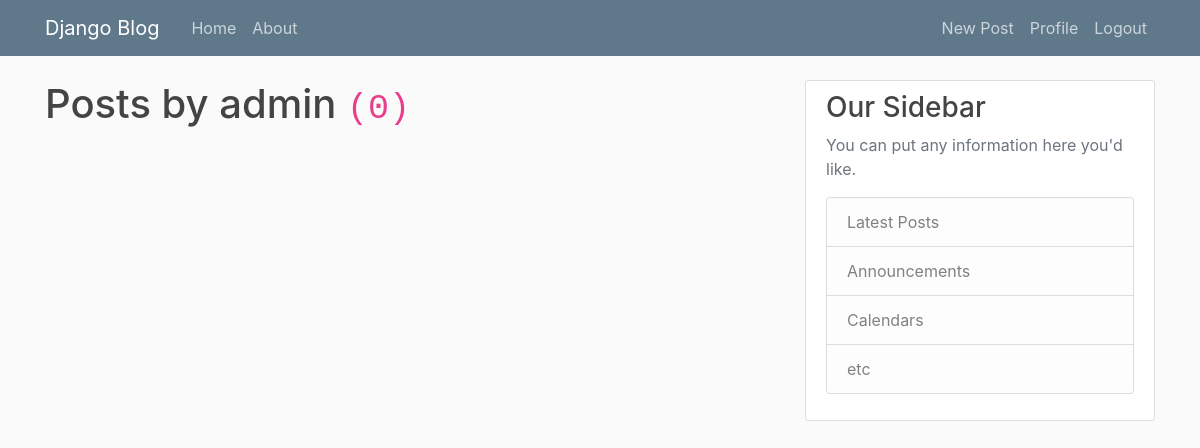
Before: /users/admin (signed in) with the older database file.
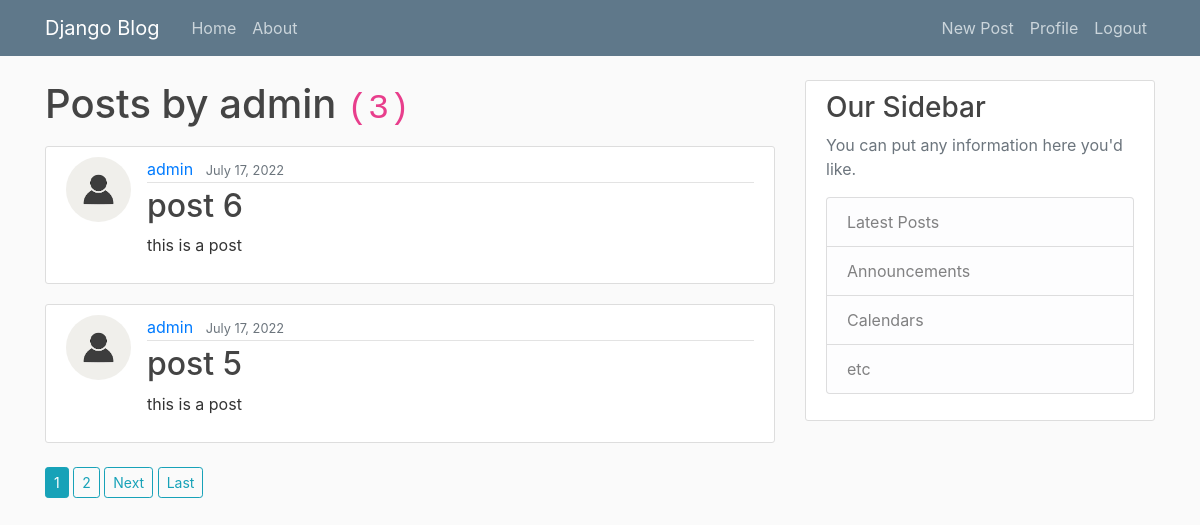
After: the same page with the newer database file.
### blog/models.py (models this page shows, shortened)
class Post(models.Model):
    title = models.CharField(max_length=100)
    content = models.TextField()
    date_posted = models.DateTimeField(default=timezone.now)
    author = models.ForeignKey(User, on_delete=models.CASCADE)

### users/models.py (models this page shows, shortened)
class Profile(models.Model):
    user = models.OneToOneField(User, on_delete=models.CASCADE)
    image = models.ImageField(upload_to='profile_pics', default='default.png')

### blog/views.py (the view)
# urls.py: path("users/<str:username>", UserPostListView.as_view(), name='user-posts'),
class UserPostListView(LoginRequiredMixin, ListView):
    model = Post
    template_name = 'blog/user_posts.html'
    context_object_name = 'posts'
    paginate_by = 2
    def get_queryset(self):
        user = get_object_or_404(User, username=self.kwargs.get('username'))
        return Post.objects.filter(author=user).order_by('-date_posted')

### blog/templates/blog/user_posts.html (shortened to what this page needs)
{% extends "blog/base.html" %}
{% block content %}
    <h1 class="mb-3">Posts by {{ view.kwargs.username }} <code>({{ page_obj.paginator.count }})</code></h1>
    {% for post in posts %}
        <article class="media content-section">
        <img class="rounded-circle article-img" src="{{ post.author.profile.image.url }}" alt="author-profile">
        <div class="media-body">
            <div class="article-metadata">
            <a class="mr-2" href="{% url 'user-posts' post.author.username %}">{{ post.author }}</a>
            <small class="text-muted">{{ post.date_posted | date:"F d, Y" }}</small>
            </div>
            <h2><a class="article-title" href="{% url 'post-detail' post.id %}">{{ post.title }}</a></h2>
            <p class="article-content">{{ post.content }}</p>
        </div>
        </article>
    {% endfor %}
    {% if is_paginated %}
        {% for num in page_obj.paginator.page_range %}
            {% if page_obj.number == num %}
                <a class="btn btn-sm btn-info mb-1 mt-1" href="?page={{ num }}">{{ num }}</a>
            {% elif num > page_obj.number|add:'-3' and num < page_obj.number|add:'3' %}
                <a class="btn btn-sm btn-outline-info mb-1 mt-1" href="?page={{ num }}">{{ num }}</a>
            {% endif %}
        {% endfor %}
        {% if page_obj.has_next %}
            <a class="btn btn-sm btn-outline-info mb-1 mt-1" href="?page={{ page_obj.next_page_number }}">Next</a>
            <a class="btn btn-sm btn-outline-info mb-1 mt-1" href="?page={{ page_obj.paginator.num_pages }}">Last</a>
        {% endif %}
    {% endif %}
{% endblock content %}

### blog/templates/blog/base.html (shortened to what this page needs)
{% load static %}
<!DOCTYPE html>
<html>
<head>
    <link rel="stylesheet" href="https://maxcdn.bootstrapcdn.com/bootstrap/4.0.0/css/bootstrap.min.css">
    <link rel="stylesheet" type="text/css" href="{% static 'blog/main.css' %}">
</head>
<body>
    <header class="site-header">
      <nav class="navbar navbar-expand-md navbar-dark bg-steel fixed-top">
        <div class="container">
          <a class="navbar-brand mr-4" href="{% url 'blog-home' %}">Django Blog</a>
          <div class="collapse navbar-collapse" id="navbarToggle">
            <div class="navbar-nav mr-auto">
              <a class="nav-item nav-link" href="{% url 'blog-home' %}">Home</a>
              <a class="nav-item nav-link" href="{% url 'blog-about' %}">About</a>
            </div>
            <div class="navbar-nav">
              {% if user.is_authenticated %}
                <a class="nav-item nav-link" href="{% url 'post-create' %}">New Post</a>
                <a class="nav-item nav-link" href="{% url 'profile' %}">Profile</a>
                <a class="nav-item nav-link" href="{% url 'logout' %}">Logout</a>
              {% else %}
                <a class="nav-item nav-link" href="{% url 'login' %}">Login</a>
                <a class="nav-item nav-link" href="{% url 'register' %}">Register</a>
              {% endif %}
            </div>
          </div>
        </div>
      </nav>
    </header>
    <main role="main" class="container">
      <div class="row">
        <div class="col-md-8">
          {% block content %}{% endblock %}
        </div>
        <div class="col-md-4">
          <div class="content-section">
            <h3>Our Sidebar</h3>
            <p class='text-muted'>You can put any information here you'd like.
              <ul class="list-group">
                <li class="list-group-item list-group-item-light">Latest Posts</li>
                <li class="list-group-item list-group-item-light">Announcements</li>
                <li class="list-group-item list-group-item-light">Calendars</li>
                <li class="list-group-item list-group-item-light">etc</li>
              </ul>
            </p>
          </div>
        </div>
      </div>
    </main>
</body>
</html>

### blog/static/blog/main.css (style rules this page uses)
body { background: #fafafa; color: #333333; margin-top: 5rem; }
h1, h2, h3, h4, h5, h6 { color: #444444; }
ul { margin: 0; }
.bg-steel { background-color: #5f788a; }
.site-header .navbar-nav .nav-link { color: #cbd5db; }
.content-section { background: #ffffff; padding: 10px 20px; border: 1px solid #dddddd; border-radius: 3px; margin-bottom: 20px; }
.article-title { color: #444444; }
.article-content { white-space: pre-line; }
.article-img { height: 65px; width: 65px; margin-right: 16px; }
.article-metadata { padding-bottom: 1px; margin-bottom: 4px; border-bottom: 1px solid #e3e3e3 }

Changed rows visible on the page:
added Post: author.profile.image (picture), author "admin", date_posted "July 17, 2022", title "post 6", content "this is a post"
added Post: author.profile.image (picture), author "admin", date_posted "July 17, 2022", title "post 5", content "this is a post"
Other visible differences:
{{ page_obj.paginator.count }}: "0" → "3"
new list line: "1"
new list line: "2"
text now shown: "Next Last"
